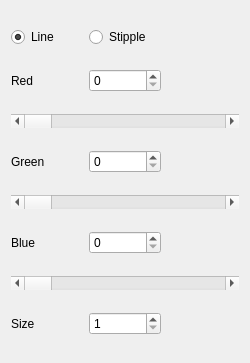
           <widget class="QWidget" name="page_2">
            <property name="geometry">
             <rect>
              <x>0</x>
              <y>0</y>
              <width>250</width>
              <height>363</height>
             </rect>
            </property>
            <attribute name="label">
             <string>Lines</string>
            </attribute>
            <layout class="QGridLayout" name="gridLayout_8">
             <item row="8" column="1">
              <widget class="QSpinBox" name="spinBox_edges_B">
               <property name="maximum">
                <number>255</number>
               </property>
              </widget>
             </item>
             <item row="4" column="1">
              <widget class="QSpinBox" name="spinBox_edges_R">
               <property name="maximum">
                <number>255</number>
               </property>
              </widget>
             </item>
             <item row="5" column="0" colspan="3">
              <widget class="QScrollBar" name="horizontalScrollBar_edges_R">
               <property name="minimum">
                <number>0</number>
               </property>
               <property name="maximum">
                <number>255</number>
               </property>
               <property name="pageStep">
                <number>1</number>
               </property>
               <property name="orientation">
                <enum>Qt::Horizontal</enum>
               </property>
              </widget>
             </item>
             <item row="0" column="1">
              <widget class="QRadioButton" name="radioButton_stipple">
               <property name="text">
                <string>Stipple</string>
               </property>
              </widget>
             </item>
             <item row="0" column="0">
              <widget class="QRadioButton" name="radioButton_line">
               <property name="text">
                <string>Line</string>
               </property>
               <property name="checked">
                <bool>true</bool>
               </property>
              </widget>
             </item>
             <item row="4" column="0">
              <widget class="QLabel" name="label_27">
               <property name="text">
                <string>Red</string>
               </property>
              </widget>
             </item>
             <item row="7" column="0" colspan="3">
              <widget class="QScrollBar" name="horizontalScrollBar_edges_G">
               <property name="minimum">
                <number>0</number>
               </property>
               <property name="maximum">
                <number>255</number>
               </property>
               <property name="pageStep">
                <number>1</number>
               </property>
               <property name="orientation">
                <enum>Qt::Horizontal</enum>
               </property>
              </widget>
             </item>
             <item row="6" column="1">
              <widget class="QSpinBox" name="spinBox_edges_G">
               <property name="maximum">
                <number>255</number>
               </property>
              </widget>
             </item>
             <item row="6" column="0">
              <widget class="QLabel" name="label_28">
               <property name="text">
                <string>Green</string>
               </property>
              </widget>
             </item>
             <item row="9" column="0" colspan="3">
              <widget class="QScrollBar" name="horizontalScrollBar_edges_B">
               <property name="minimum">
                <number>0</number>
               </property>
               <property name="maximum">
                <number>255</number>
               </property>
               <property name="pageStep">
                <number>1</number>
               </property>
               <property name="orientation">
                <enum>Qt::Horizontal</enum>
               </property>
              </widget>
             </item>
             <item row="8" column="0">
              <widget class="QLabel" name="label_29">
               <property name="text">
                <string>Blue</string>
               </property>
              </widget>
             </item>
             <item row="10" column="0">
              <widget class="QLabel" name="label_48">
               <property name="text">
                <string>Size</string>
               </property>
              </widget>
             </item>
             <item row="10" column="1">
              <widget class="QSpinBox" name="spinBox_edges_size">
               <property name="minimum">
                <number>1</number>
               </property>
              </widget>
             </item>
            </layout>
           </widget>
